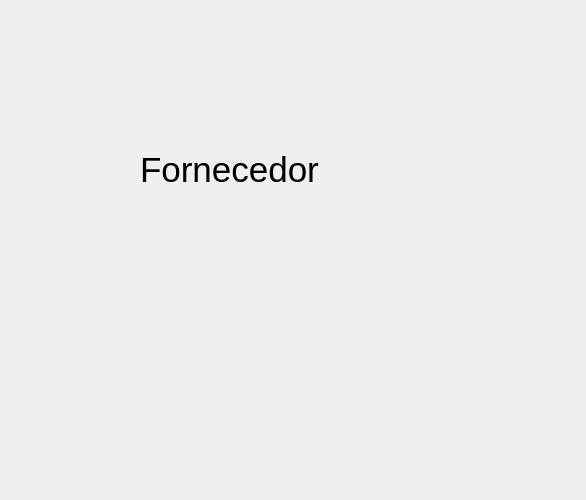
<?xml version="1.0" encoding="UTF-8"?>
<ui version="4.0">
 <class>cadastro_fornecedor</class>
 <widget class="QWidget" name="cadastro_fornecedor">
  <property name="geometry">
   <rect>
    <x>0</x>
    <y>0</y>
    <width>586</width>
    <height>500</height>
   </rect>
  </property>
  <property name="minimumSize">
   <size>
    <width>500</width>
    <height>500</height>
   </size>
  </property>
  <property name="windowTitle">
   <string>Form</string>
  </property>
  <widget class="QLabel" name="label">
   <property name="geometry">
    <rect>
     <x>140</x>
     <y>60</y>
     <width>311</width>
     <height>221</height>
    </rect>
   </property>
   <property name="text">
    <string>&lt;html&gt;&lt;head/&gt;&lt;body&gt;&lt;p&gt;&lt;span style=&quot; font-size:26pt;&quot;&gt;Fornecedor&lt;/span&gt;&lt;/p&gt;&lt;/body&gt;&lt;/html&gt;</string>
   </property>
  </widget>
 </widget>
 <resources/>
 <connections/>
</ui>
